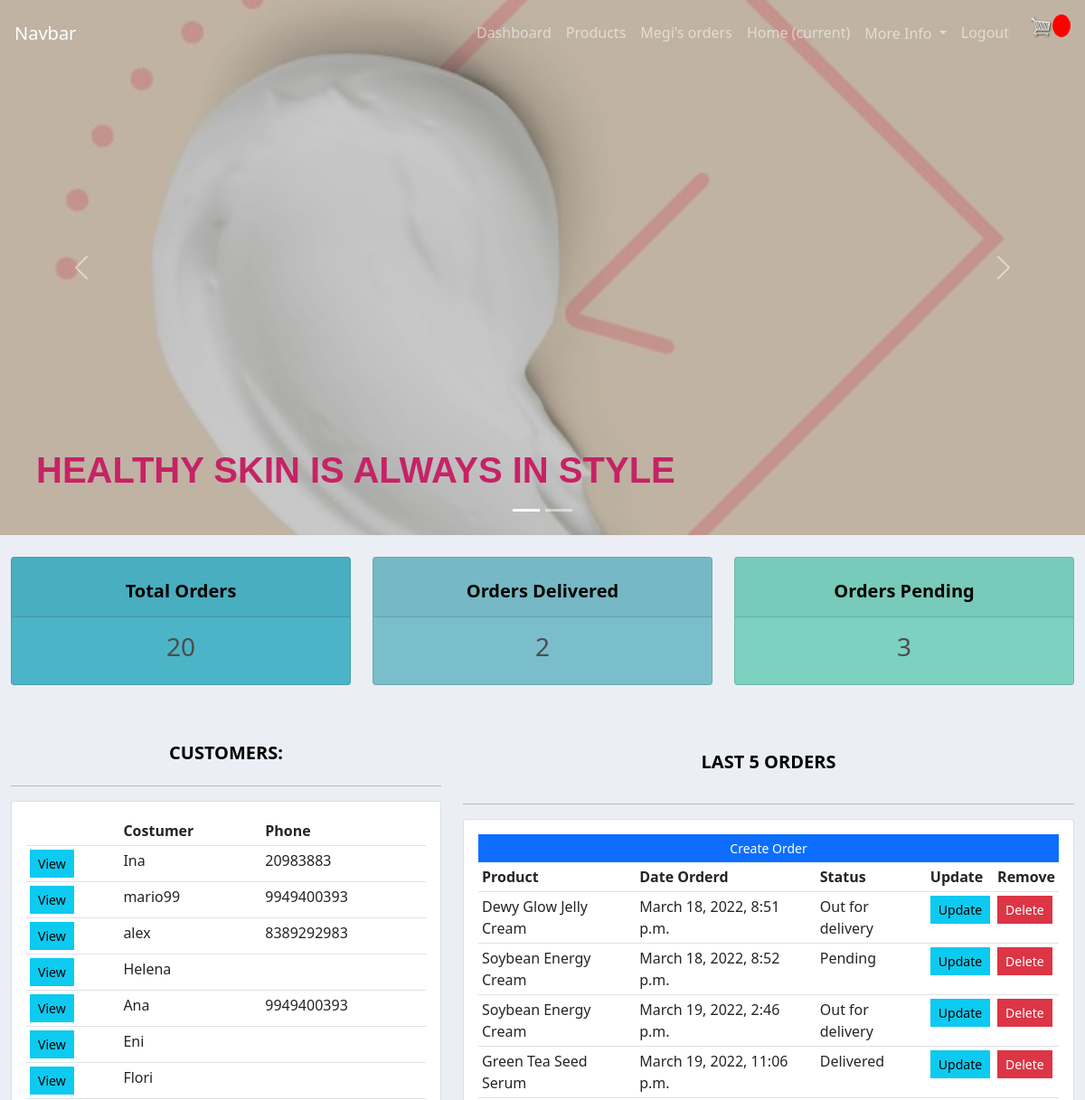
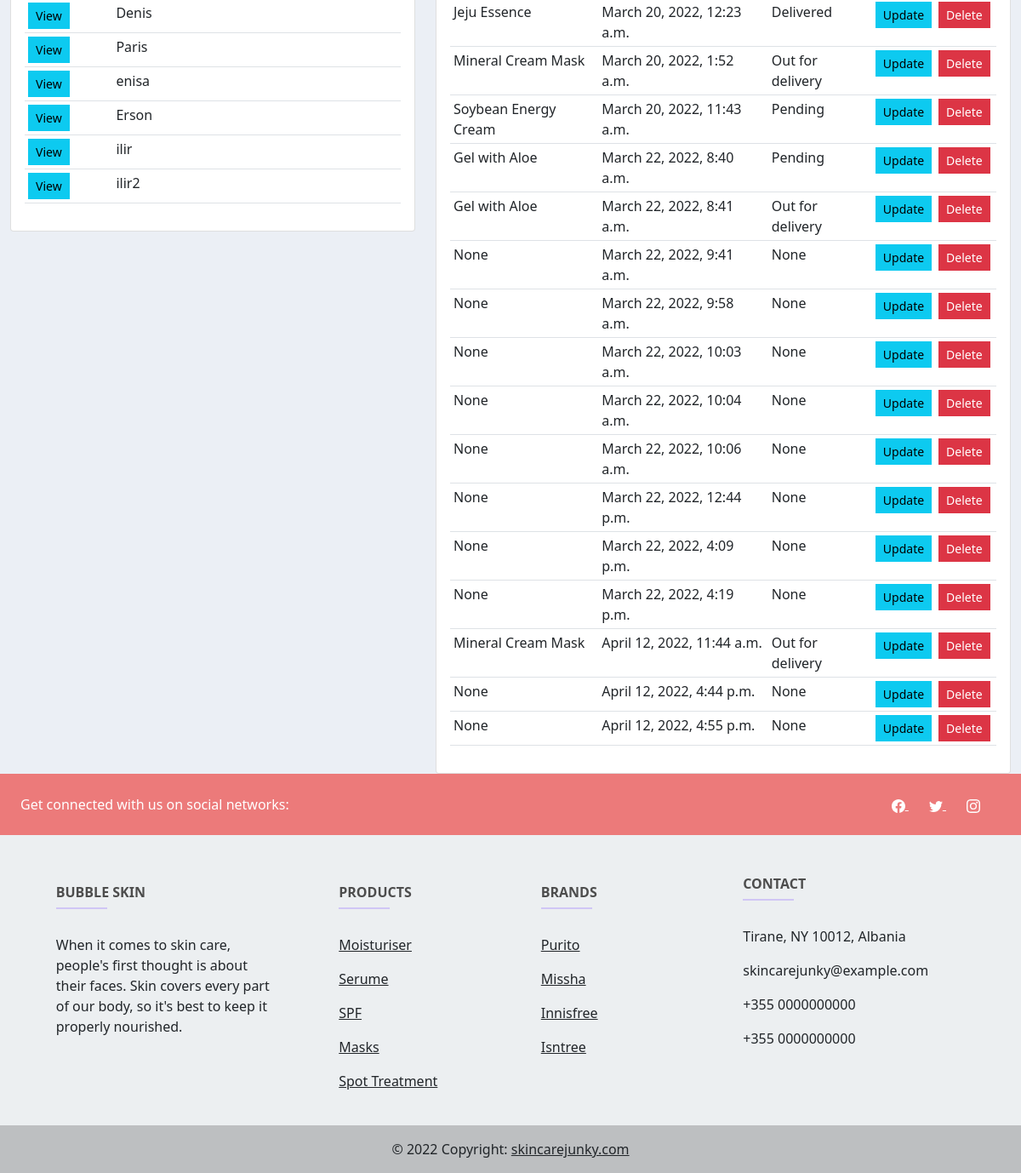
The app's page / (signed in) with its own data (2 pictures, top to bottom).
### accounts/models.py (models this page shows, shortened)
class Costumer(models.Model):
    user = models.OneToOneField(User, null=True, on_delete=models.CASCADE)
    name = models.CharField(max_length=200, null=True)  # null=True, in order not to face errors while login
    email = models.CharField(max_length=200)
    phone = models.CharField(max_length=200)
    date_created = models.DateTimeField(auto_now_add=True)
    class Meta:
        db_table = "costumer"

class Order(models.Model):
    STATUS = (
        ('Pending', 'Pending'),
        ('Out for delivery', 'Out for delivery'),
        ('Delivered', 'Delivered'),
    )
    costumer = models.ForeignKey(Costumer, null=True, on_delete=models.SET_NULL)
    product = models.ForeignKey(Product, null=True, on_delete=models.SET_NULL)
    date_created = models.DateTimeField(auto_now_add=True)
    status = models.CharField(max_length=200, null=True, choices=STATUS)
    complete = models.BooleanField(default=False)
    transaction_id = models.CharField(max_length=200, null=True)
    class Meta:
        db_table = "order"

class Product(models.Model):
    CATEGORY = (
        ('Purito', 'Purito'),
        ('Missha', 'Missha'),
        ('Innistfree', 'Innistfree'),
        ('Isntree', 'Isntree'),
    )
    name = models.CharField(max_length=200, null=True)
    price = models.FloatField(max_length=200, null=True)
    category = models.CharField(max_length=200, null=True, choices=CATEGORY)
    description = models.CharField(max_length=200, null=True, blank=True)
    date_created = models.DateTimeField(auto_now_add=True)
    tags = models.ManyToManyField(Tag)
    image = models.ImageField(null=True, blank=True)
    def __str__(self):
        return self.name
    class Meta:
        db_table = "product"

### accounts/decorators.py (the view)
    def wrapper_function(request, *args, **kwargs):
        group = None
        if request.user.groups.exists():
            group = request.user.groups.all()[0].name
        if group == 'costumer':
            return redirect('user-page')
        if group == 'admin':
            return view_func(request, *args, **kwargs)

### accounts/views.py (called while the page is built)
@login_required(login_url='login')
@admin_only
def dashboard(request):
    orders = Order.objects.all()
    costumers = Costumer.objects.all()
    total_costumers = costumers.count()
    total_orders = orders.count()
    delivered = orders.filter(status='Delivered').count()
    pending = orders.filter(status='Pending').count()
    context = {'orders': orders,
               'costumers': costumers,
               'total_costumers': total_costumers,
               'total_orders': total_orders,
               'delivered': delivered,
               'pending': pending
               }
    return render(request, 'accounts/dashboard.html', context)

### accounts/templates/accounts/dashboard.html
{%  extends 'accounts/main.html' %}
{% block content %}
{%  include 'accounts/status.html' %}
<br>
<div class="row">
	<div class="col-md-5">
		<h5>CUSTOMERS:</h5>
		<hr>
		<div class="card card-body">
			<table class="table table-sm">
				<tr>
					<th></th>
					<th>Costumer</th>
					<th>Phone</th>
				</tr>
				{% for costumer in costumers %}
					<tr>
						<td><a class="btn btn-sm btn-info" href="{% url 'costumer' costumer.id %}">View</a></td>
						<td>{{costumer.name}}</td>
						<td>{{costumer.phone}}</td>
					</tr>
				{% endfor %}
			</table>
		</div>
	</div>
	<div class="col-md-7">
		<h5>LAST 5 ORDERS</h5>
		<hr>
		<div class="card card-body">
			<a class="btn btn-primary  btn-sm btn-block" href="{% url 'create_order' %}">Create Order</a>
			<table class="table table-sm">
				<tr>
					<th>Product</th>
					<th>Date Orderd</th>
					<th>Status</th>
					<th>Update</th>
					<th>Remove</th>
				</tr>
				{% for order in orders %}
					<tr>
						<td>{{order.product}}</td>
						<td>{{order.date_created}}</td>
						<td>{{order.status}}</td>
						<td><a class="btn btn-sm btn-info" href="{% url 'update_order' order.id %}">Update</a></td>
						<td><a class="btn btn-sm btn-danger" href="{% url 'delete_order' order.id %}">Delete</a></td>
					</tr>
				{% endfor %}
			</table>
		</div>
	</div>
</div>
{% endblock %}

### accounts/templates/accounts/navbar.html (shortened to what this page needs)
{% load static %}
<nav class="navbar fixed-top navbar-expand-lg  navbar-dark p-md-3">
<a class="navbar-brand" href="{% url 'store' %}">Navbar</a>
<div class="collapse navbar-collapse" id="navbarNav">
  <ul class="navbar-nav">
    {% if request.user.is_staff %}
          <li class="nav-item active">
        <a class="nav-link" href="{% url 'dashboard' %}">Dashboard</a>
      </li>
      <li class="nav-item">
        <a class="nav-link" href="{% url 'products' %}">Products</a>
      </li>
    {% endif %}
    <li class="nav-item">
      <a class="nav-link" href="{% url 'user-page' %}">{{request.user}}'s orders</a>
    </li>
    <li class="nav-item active">
      <a class="nav-link" href="{% url 'home' %}">Home <span class="sr-only">(current)</span></a>
    </li>
      <div class="collapse navbar-collapse" >
        <ul class="navbar-nav">
          <li class="nav-item dropdown">
            <a class="nav-link dropdown-toggle" href="#"  role="button" data-bs-toggle="dropdown" aria-expanded="false">
              More Info
            </a>
          </li>
        </ul>
      </div>
    <li class="nav-item">
      <a class="nav-link hello-msg" href="{% url 'logout' %}">Logout</a>
    </li>
      <a href="{% url 'cart' %}">
        <img  id="cart-icon" src="{% static 'images/cart.png' %}">
        </a>
      <p id="cart-total">{{cartItems}}</p>
  </ul>
</div>
</nav>
<div id="myCarousel" class="carousel slide carousel-fade" data-bs-ride="carousel">
    <ol class="carousel-indicators">
        <li data-bs-target="#myCarousel" data-bs-slide-to="0" class="active"></li>
        <li data-bs-target="#myCarousel" data-bs-slide-to="1"></li>
    </ol>
    <div class="carousel-inner">
        <div class="carousel-item active" >
            <div class="overlay-img" style="background-image: url('{% static 'images/home_images/img.jpg' %}')"></div>
            <div class="container-slide">
                <h1><b>HEALTHY SKIN IS ALWAYS IN STYLE  </b></h1>
            </div>
        </div>
        <a href="#myCarousel" class="carousel-control-prev" role="button" data-bs-slide="prev">
            <span class="carousel-control-prev-icon" aria-hidden="true"></span>
        </a>
        <a href="#myCarousel" class="carousel-control-next" role="button" data-bs-slide="next">
            <span class="carousel-control-next-icon" aria-hidden="true"></span>
        </a>
    </div>
</div>

### static/css/main.css (style rules this page uses)
body { background-color: hsl(0, 0%, 98%); }
h1,h2,h3,h4,h5,h6 { color:hsl(0, 0%, 30%); }
#cart-icon { width:25px; display: inline-block; margin-left: 15px; }
#cart-total { display: block; text-align: center; color:#fff; background-color: red; width: 20px; height: 25px; border-radius: 50%; font-size: 14px; }
.btn { border-radius: 0; }
body { background-color: #ebeff5; }

### static/css/all_products.css (style rules this page uses)
body { position: relative; }
h1, h4 { color: #ec7a7a; font-family: 'Trebuchet MS', sans-serif; }

### accounts/templates/accounts/main.html (style rules this page uses)
h1 { font-family: 'Franklin Gothic Medium', 'Arial Narrow', Arial, sans-serif; color: rgb(197, 35, 102); }
div.transbox h4, h5 { margin: 5%; font-weight: bold; color: #000000; text-align:center; }
.carousel-item { height: 37rem; background-color: #777; color: white; position: relative; background-position: center; background-size: cover; }
.container-slide { position: absolute; bottom: 0; left: 0; right: 0; padding-bottom: 50px; }
.container-slide { padding: 40px; padding-right: 200px; color: white; }
.overlay-img { position: absolute; bottom: 0; left: 0; right: 0; top: 0%; background-position: center; background-size: cover; opacity: 0.6; }
body { background-color: #ebeff5; }

### records on screen
Costumer: name "Ina", phone "20983883"
Costumer: name "mario99", phone "9949400393"
Costumer: name "alex", phone "8389292983"
Costumer: name "Helena"
Costumer: name "Ana", phone "9949400393"
Costumer: name "Eni"
Costumer: name "Flori"
Costumer: name "Denis"
Costumer: name "Paris"
Costumer: name "enisa"
Costumer: name "Erson"
Costumer: name "ilir"
Costumer: name "ilir2"
Order: product "Dewy Glow Jelly Cream", date_created "March 18, 2022, 8:51 p.m.", status "Out for delivery"
Order: product "Soybean Energy Cream", date_created "March 18, 2022, 8:52 p.m.", status "Pending"
Order: product "Soybean Energy Cream", date_created "March 19, 2022, 2:46 p.m.", status "Out for delivery"
Order: product "Green Tea Seed Serum", date_created "March 19, 2022, 11:06 p.m.", status "Delivered"
Order: product "Jeju Essence", date_created "March 20, 2022, 12:23 a.m.", status "Delivered"
Order: product "Mineral Cream Mask", date_created "March 20, 2022, 1:52 a.m.", status "Out for delivery"
Order: product "Soybean Energy Cream", date_created "March 20, 2022, 11:43 a.m.", status "Pending"
Order: product "Gel with Aloe", date_created "March 22, 2022, 8:40 a.m.", status "Pending"
Order: product "Gel with Aloe", date_created "March 22, 2022, 8:41 a.m.", status "Out for delivery"
Order: product "None", date_created "March 22, 2022, 9:41 a.m.", status "None"
Order: product "None", date_created "March 22, 2022, 9:58 a.m.", status "None"
Order: product "None", date_created "March 22, 2022, 10:03 a.m.", status "None"
Order: product "None", date_created "March 22, 2022, 10:04 a.m.", status "None"
Order: product "None", date_created "March 22, 2022, 10:06 a.m.", status "None"
Order: product "None", date_created "March 22, 2022, 12:44 p.m.", status "None"
Order: product "None", date_created "March 22, 2022, 4:09 p.m.", status "None"
Order: product "None", date_created "March 22, 2022, 4:19 p.m.", status "None"
Order: product "Mineral Cream Mask", date_created "April 12, 2022, 11:44 a.m.", status "Out for delivery"
Order: product "None", date_created "April 12, 2022, 4:44 p.m.", status "None"
Order: product "None", date_created "April 12, 2022, 4:55 p.m.", status "None"

### other values on screen
{{ request.user }} "Megi"
{{ total_orders }} "20"
{{ delivered }} "2"
{{ pending }} "3"
